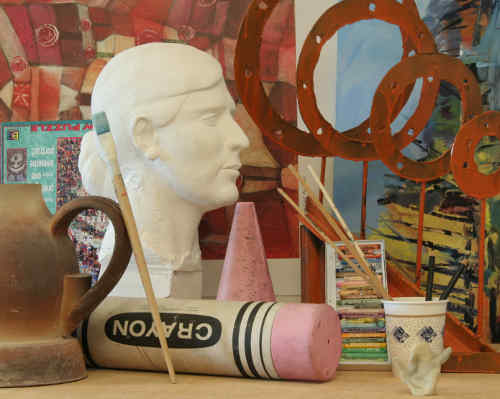
%> input picture images/stereoimaging/view1.jpg, 500 x 399 px, given in place of view1.png, which was not available
$ octave stereo_from_3_image.m   (GNU Octave 9; MATLAB toolbox functions it lacks are replaced by stand-ins)
%> lines starting %> are read from the running program, lines starting %| are printed output that depends on the picture; in (x1, y1, x2, y2) boxes, pixels count from 0 and x2, y2 are one past the last pixel; in counts of white or black regions, pixels touching at a corner belong together; the program's own positions count from 1; pictures that were not available may be replaced by others from this repository, and a replacement may not be noted
%%%%%%%%%%% ANURAG GUPTA %%%%%%%%%%%%%
clc;
clear all;
scale=0.25;
i1=imread('view1.png');
%> i1 is the input picture: size 399x500x3 uint8; mean R, G, B 139, 110.2, 85.4
i2=imread('view0.png');
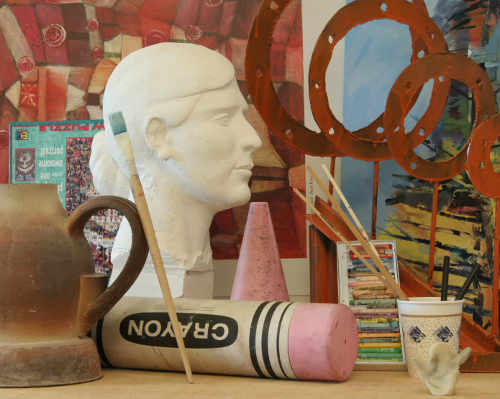
%> input picture images/stereoimaging/view0.jpg, 500 x 399 px, given in place of view0.png, which was not available
%> i2 is the input picture: size 399x500x3 uint8; mean R, G, B 139.5, 110.5, 85.7
i3=imread('view2.png');
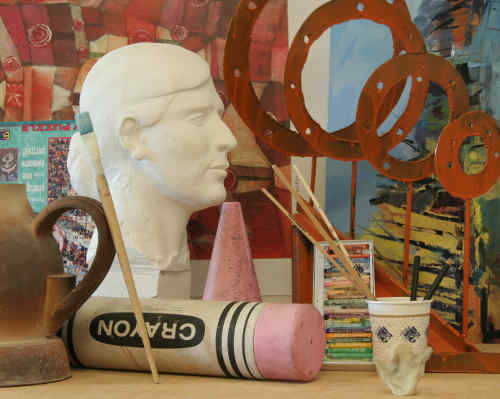
%> input picture images/stereoimaging/view2.jpg, 500 x 399 px, given in place of view2.png, which was not available
%> i3 is the input picture: size 399x500x3 uint8; mean R, G, B 137.7, 109.1, 83.7
% it is necessary to convert image to double or else negative difference
% would get converted to a positive number while sum of squared difference
i1=imresize(im2double(rgb2gray(i1)),scale);
%> i1: size 100x125 double
i2=imresize(im2double(rgb2gray(i2)),scale);
%> i2: size 100x125 double
i3=imresize(im2double(rgb2gray(i3)),scale);
%> i3: size 100x125 double
s1=size(i1);
%> s1 = [100 125]
% block size for matching
halfWinSize=3;
winSize=2*halfWinSize+1;
% variables to store sum of squared difference
error=0;
errorMin=10000000;
% maximum disparity value
dispMax=40;
% variable to store disparity
disparity=zeros(s1);
disparity2=zeros(s1);
% initializing progress bar
h=waitbar(0,'0 %');
for x=1+halfWinSize:s1(1)-halfWinSize
    for y=1+halfWinSize:s1(2)-halfWinSize
        % storing block for comparison
        im1=i1(x-halfWinSize:x+halfWinSize,y-halfWinSize:y+halfWinSize);
        errorMin=10000000;
        d=0;
        % comparing stored block with second image block
        for i=y:min(s1(2)-halfWinSize,y+dispMax)
            error=0;
            im2=i2(x-halfWinSize:x+halfWinSize,i-halfWinSize:i+halfWinSize);
            error=sum(sum(abs(im2-im1)));
            % calculating minimum of sum of squared difference
            if(error<errorMin)
                errorMin=error;
                d=abs(i-y);
            end
        end
        disparity(x,y)=d;
        errorMin=10000000;
        d=0;
        for i=max(1+halfWinSize,y-dispMax):y
            error=0;
            im3=i3(x-halfWinSize:x+halfWinSize,i-halfWinSize:i+halfWinSize);
            error=sum(sum(abs(im3-im1)));
            % calculating minimum of sum of squared difference
            if(error<errorMin)
                errorMin=error;
                d=i-y;
            end
        end
        disparity2(x,y)=abs(d);
    end
    waitbar((x-halfWinSize)/(s1(1)-halfWinSize*2),h,sprintf('%d %%',floor((x-halfWinSize)/(s1(1)-halfWinSize*2)*100)));
end
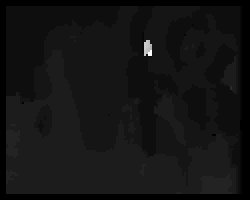
%> disparity: size 100x125 double (shown 2 times larger); min 0, max 36, mean 2.8; drawn with min black and max white
close(h);
% displaying disparity matrix
figure(3);
for i=1:s1(1)
    for j=1:s1(2)
        if(disparity(i,j)>18)
            disparity(i,j)=0;
        end
    end
end
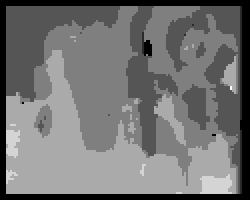
%> disparity: size 100x125 double (shown 2 times larger); 0.22% of pixels changed, all inside (x1, y1, x2, y2) = (72, 20, 76, 28); drawn with min black and max white
imshow(mat2gray(disparity));
colormap('jet');
colorbar;
figure(4);
for i=1:s1(1)
    for j=1:s1(2)
        if(disparity2(i,j)>18)
            disparity2(i,j)=0;
            i1(i,j)=0;
        end
    end
end
imshow(mat2gray(disparity2));
colormap('jet');
colorbar;
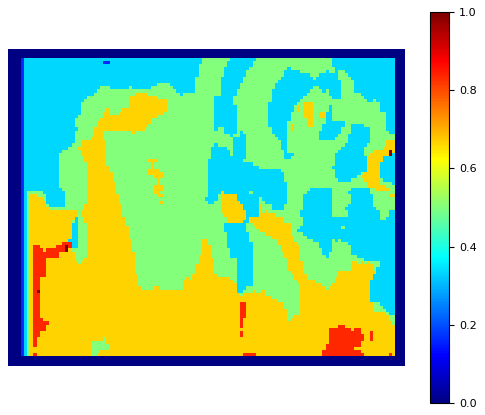
%> figure redrawn from the program's plot data
figure(5);
imshow(mat2gray((disparity+disparity2)/2));
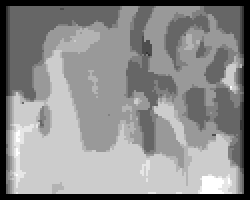
%> displayed picture: size 100x125, on the screen's scale of 0 to 255 (shown 2 times larger); min 0, max 255, mean 139.1
colormap('jet');
colorbar;
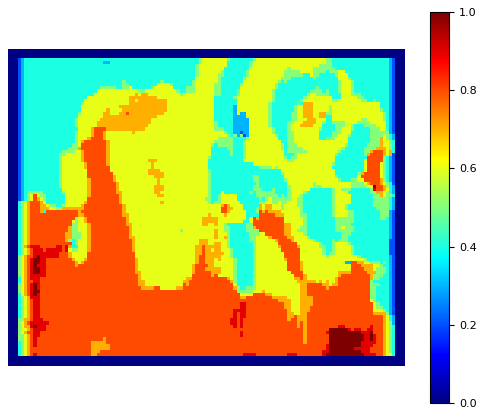
%> figure redrawn from the program's plot data
% imshow(i1);
